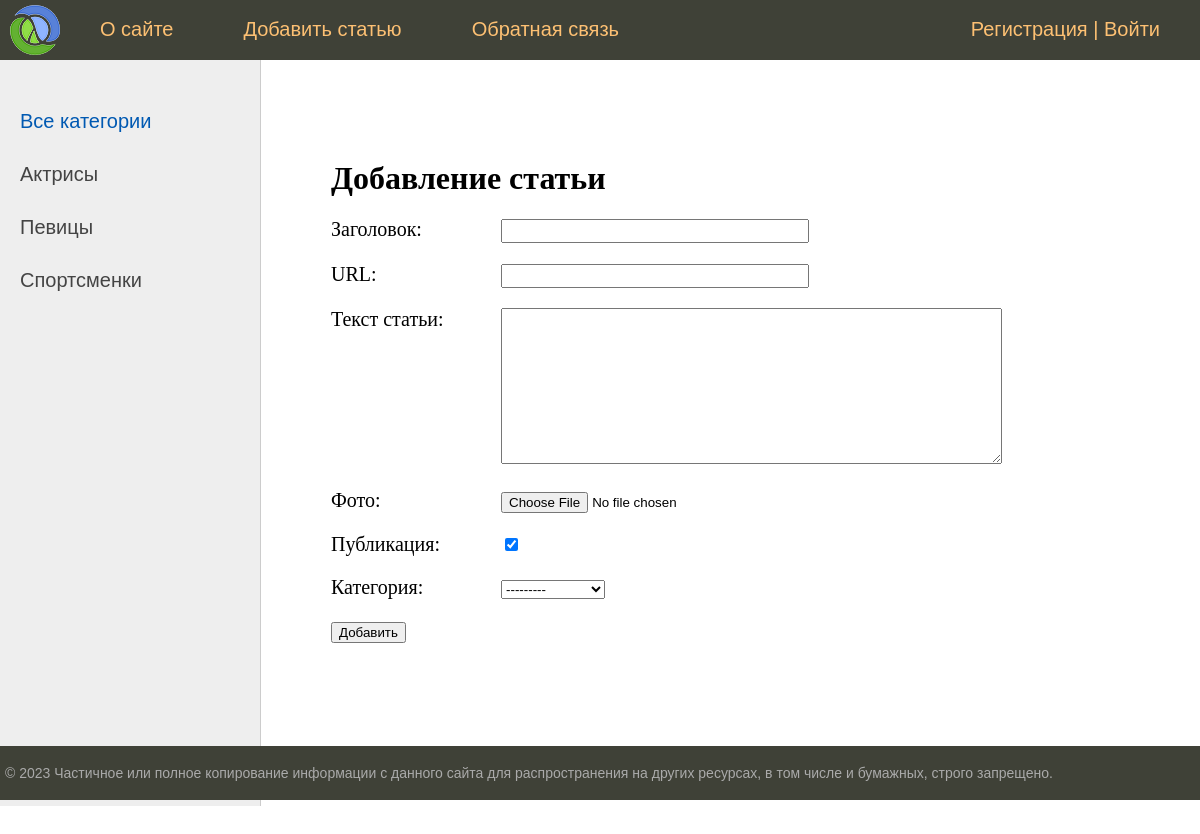
Screenshot of /add_page/ (signed in) with the database file from the repository.
### women/models.py (models this page shows)
class Category(models.Model):
    name = models.CharField(max_length=100, db_index=True, verbose_name='Категория')
    slug = models.SlugField(max_length=255, unique=True, db_index=True, verbose_name='URL')
    def __str__(self):
        return self.name
    def get_absolute_url(self):
        return reverse('category', kwargs={'cat_slug': self.slug})
    class Meta:
        verbose_name = 'Категория'
        verbose_name_plural = 'Категории'
        ordering = ['id']

### women/views.py (the view)
# urls.py: path('add_page/', AddPage.as_view(), name='add_page'),
class AddPage(LoginRequiredMixin, DataMixin, CreateView):
    form_class = AddPostForm
    template_name = 'women/addpage.html'
    success_url = reverse_lazy('home')      # В случае успеха отправляет на 'home'
    login_url = reverse_lazy('home')        # Перенаправляет неавторизованных на 'home'
    raise_exception = True                  # Генерировать 403 для неавторизованных
    def get_context_data(self, *, object_list=None, **kwargs):
        context = super().get_context_data(**kwargs)
        c_def = self.get_user_context(title='Добавление статьи')     # Из .utils.DataMixin
        return dict(list(context.items()) + list(c_def.items()))

### women/forms.py (shortened to what this page needs)
class AddPostForm(forms.ModelForm):
    class Meta:
        model = Women
        fields = ['title', 'slug', 'content', 'photo', 'is_published', 'cat']
        widgets = {
            'title': forms.TextInput(attrs={'class': 'form-input'}),
            'slug': forms.TextInput(attrs={'class': 'form-input'}),
            'content': forms.Textarea(attrs={'cols': 60, 'rows': 10}),
        }

### women/utils.py (called while the page is built)
    def get_user_context(self, **kwargs):
        context = kwargs
        cats = Category.objects.annotate(Count('women'))    # Количество постов, связанных с рубрикой
        user_menu = menu.copy()         # скрывает "Добавить статью" для неавторизованных
        if not self.request.user.is_authenticated:
            user_menu.pop(1)
        context['menu'] = user_menu
        context['cats'] = cats
        if 'cat_selected' not in context:
            context['cat_selected'] = 0
        return context

### women/templates/women/addpage.html (shortened to what this page needs)
{% extends 'women/base.html' %}
{% block content %}
<h1>{{ title }}</h1>
    <form action="{% url 'add_page' %}" method="post" enctype="multipart/form-data">
        {% for f in form %}
        <p><label class="form-label" for="{{ f.id_for_label }}"> {{ f.label }}: </label>{{ f }}</p>
        {% endfor %}
        <button type="submit"> Добавить </button>
    </form>
{% endblock %}

### women/templates/women/base.html (shortened to what this page needs)
{% load static %}
{% load women_tags %}
<!DOCTYPE html>
<html>
<head>
	<link type="text/css" href="{% static 'women/css/styles.css' %}" rel="stylesheet" />
</head>
<body>
<table class="table-page" border=0 cellpadding="0" cellspacing="0">
<tr><td valign=top>
{% block mainmenu %}
		<div class="header">
			<ul id="mainmenu" class="mainmenu">
			<li class="logo"><a href="{% url 'home' %}"><div class="logo"></div></a></li>
{% for m in menu %}
			<li><a href="{% url m.url_name %}">{{m.title}}</a></li>
{% endfor %}
            <li class="last"><a href="{% url 'register' %}">Регистрация</a> | <a href="{% url 'login' %}">Войти</a></li>
			</ul>
		</div>
{% endblock mainmenu %}
<table class="table-content" border=0 cellpadding="0" cellspacing="0">
<tr>
	<td valign="top" class="left-chapters">
	<ul id="leftchapters">
        {% if cat_selected == 0 %}
			<li class="selected"> Все категории </li>
		{% else  %}
			<li><a href="{% url 'home' %}"> Все категории </a></li>
		{% endif %}
    {% for c in cats %}
        {% if c.women__count > 0 %}
            {% if c.pk == cat_selected %}
                <li class="selected"> {{ c.name }} </li>
            {% else %}
                <li><a href="{{ c.get_absolute_url }}">{{ c.name }}</a></li>
            {% endif %}
        {% endif %}
    {% endfor %}
	</ul>
</td>
<td valign="top" class="content">
<div class="content-text">
{% block content %}
{% endblock %}
</div>
</td></tr></table>
</td></tr>
<tr><td valign=top>
	<div id="footer">
		<p>&copy; 2023 Частичное или полное копирование информации с данного сайта для распространения на других ресурсах, в том числе и бумажных, строго запрещено.</p>
	</div>
</td></tr></table>
</body>
</html>

### women/static/women/css/styles.css (style rules this page uses)
html, body { font-family: 'Arial'; margin: 0; padding: 0; height: 100%; width: 100%; color: #444; }
a { color: #0059b2; text-decoration: none; }
.table-page { width: 100%; height: 100%; vertical-align: top; }
.table-page tr { height: 100%; }
.header { background: #3F4137; height: 60px; }
.logo { background: url('../images/logo.png') no-repeat 10px 5px; width: 70px; height: 60px; }
ul.mainmenu { list-style: none; margin: 0; padding: 0; height: 60px; color: #fdc073; font-size: 20px; overflow: hidden; }
ul.mainmenu li { float: left; margin: 18px 40px 0 30px; }
ul.mainmenu li.logo { margin: 0; }
ul.mainmenu li.last { float: right; }
ul.mainmenu li a { color: #fdc073; text-decoration: none; }
.table-content { width: 100%; min-height: 100%; height: 100%; }
.left-chapters { margin: 0; background: #eee; border-right: 1px solid #ccc; min-height: 100%; }
.left-chapters ul { width: 230px; min-height: 100%; margin: 0; padding: 20px 10px 10px 20px; list-style: none; font-size: 20px; }
.left-chapters ul li { margin: 30px 0 0 0; color: #999; }
.left-chapters ul li.selected { color: #0059b2; }
.left-chapters ul li a { color: #444; text-decoration: none; }
.content { padding: 40px 20px 20px 40px; width: 100%; box-sizing: border-box; }
.content-text { margin: 60px 0 0 30px; color: #000; font-size: 20px; font-family: Yandex Sans Display Light; }
.content-text h1 { font-size: 32px; }
#footer { box-sizing: border-box; background: #3F4137; padding: 5px; color: #aaa; font-size: 14px; font-family: Verdana, Geneva, Arial, Helvetica; text-align: left; overflow: hidden; }
.form-input { width: 300px; font-size: 16px; }
.form-label { display: inline-block; min-width: 170px; vertical-align: top; }

### rows the page displays
Category: name "Актрисы"
Category: name "Певицы"
Category: name "Спортсменки"

### other values shown
{{ m.title }} "О сайте" "Добавить статью" "Обратная связь"
{{ title }} "Добавление статьи"
{{ f.label }} "Заголовок" "URL" "Текст статьи" "Фото" "Публикация" "Категория"
